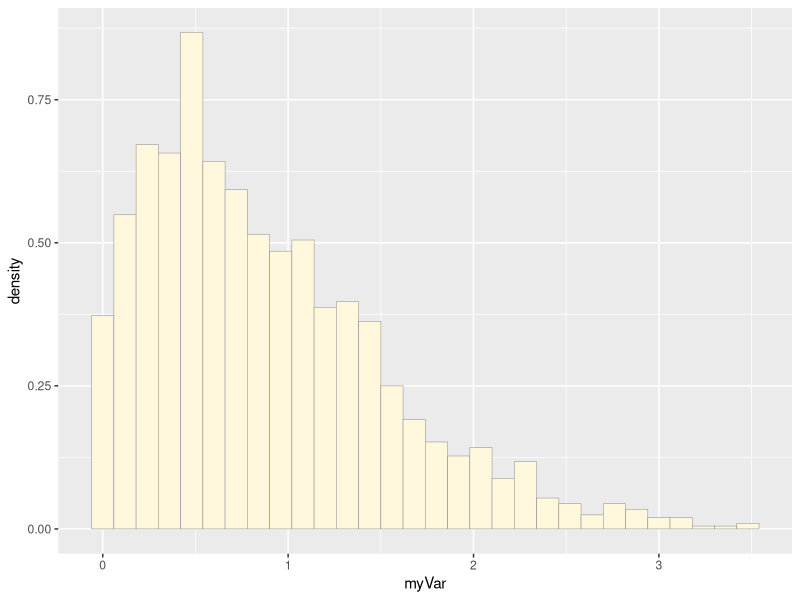
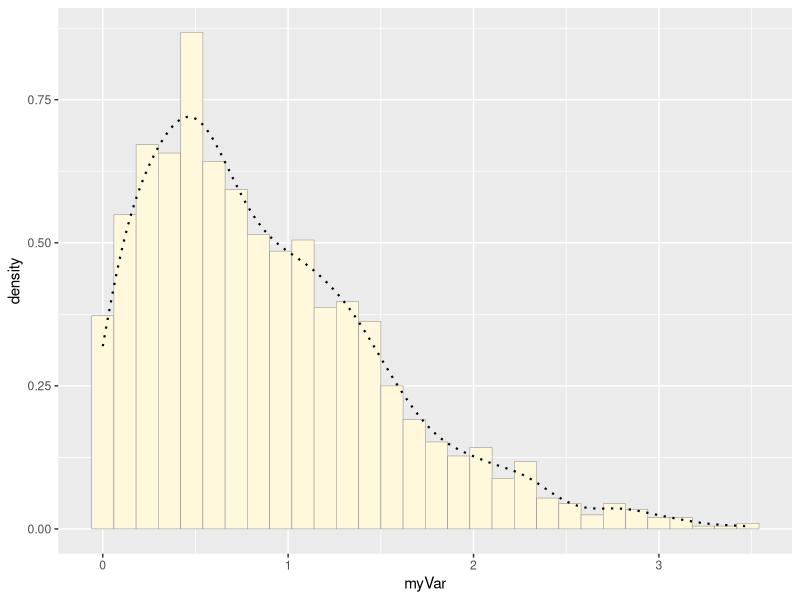
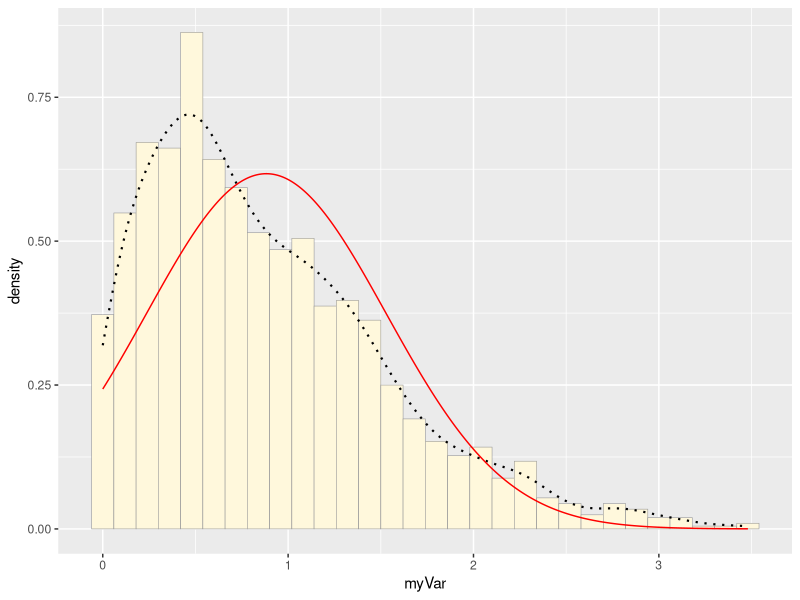
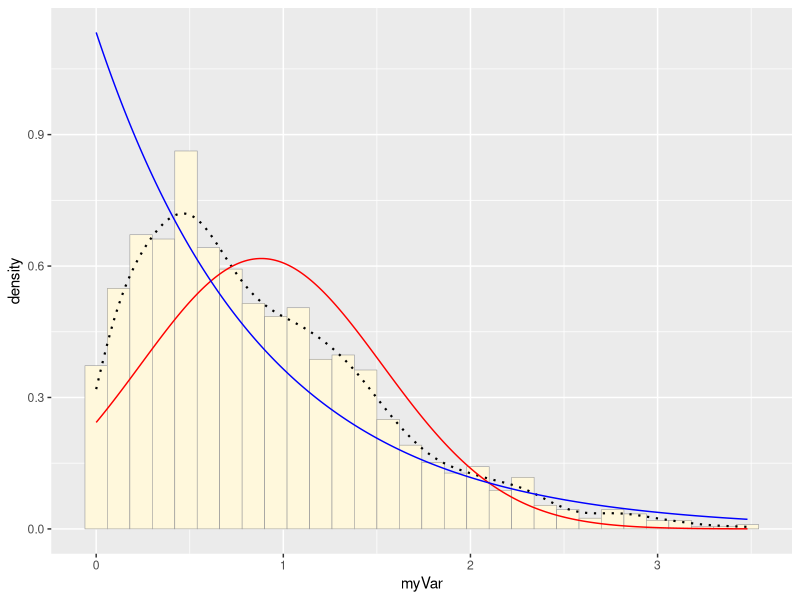
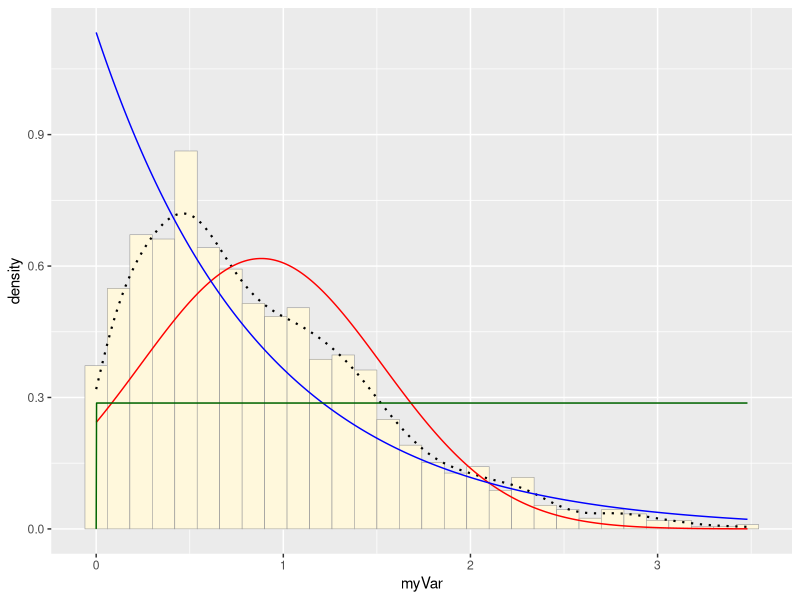
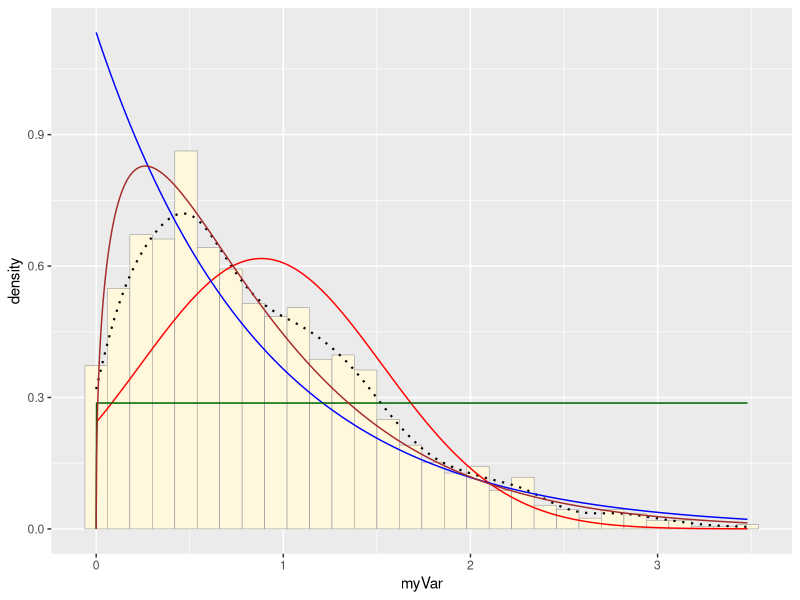
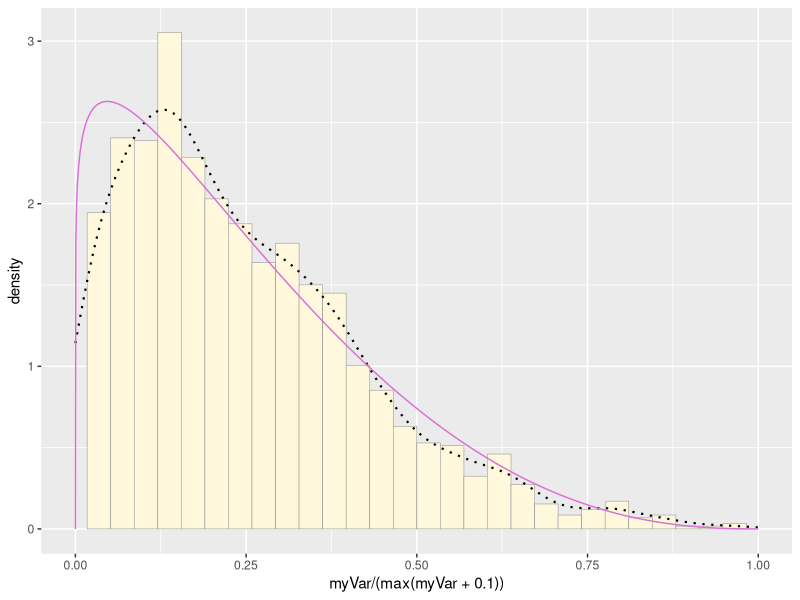
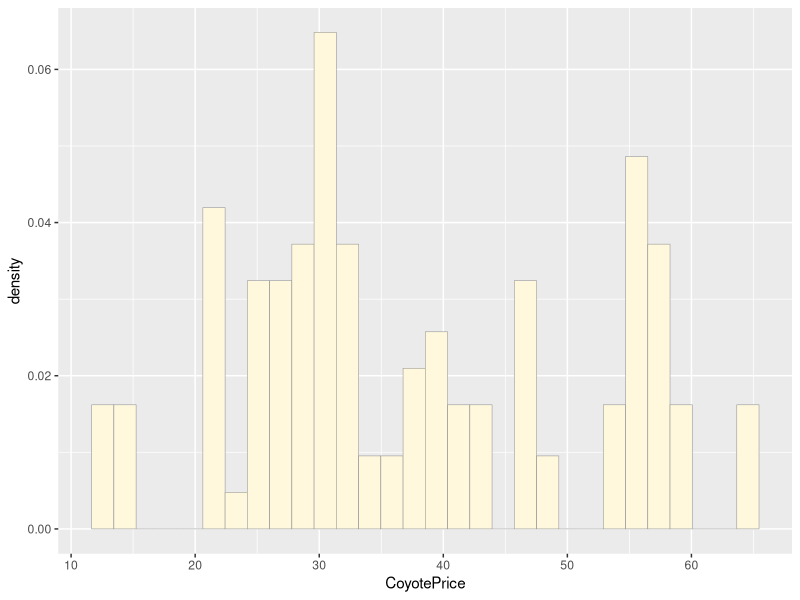

R code for these plots, in order:
## ---- chunk 1
knitr::opts_chunk$set(echo = TRUE)
## ---- chunk 2
library(ggplot2) # for graphics
library(MASS) # for maximum likelihood estimation

z <- rnorm(n=3000,mean=0.2)
z <- data.frame(1:3000,z)
names(z) <- list("ID","myVar")
z <- z[z$myVar>0,]
str(z)
summary(z$myVar)
## ---- chunk 3
p1 <- ggplot(data=z, aes(x=myVar, y=..density..)) +
  geom_histogram(color="grey60",fill="cornsilk",size=0.2) 
print(p1)
## ---- chunk 4
p1 <-  p1 +  geom_density(linetype="dotted",size=0.75)
print(p1)
## ---- chunk 5
normPars <- fitdistr(z$myVar,"normal")
print(normPars)
str(normPars)
normPars$estimate["mean"] # note structure of getting a named attribute
## ---- chunk 6
meanML <- normPars$estimate["mean"]
sdML <- normPars$estimate["sd"]

xval <- seq(0,max(z$myVar),len=length(z$myVar))

 stat <- stat_function(aes(x = xval, y = ..y..), fun = dnorm, colour="red", n = length(z$myVar), args = list(mean = meanML, sd = sdML))
 p1 + stat
 
## ---- chunk 7
expoPars <- fitdistr(z$myVar,"exponential")
rateML <- expoPars$estimate["rate"]

stat2 <- stat_function(aes(x = xval, y = ..y..), fun = dexp, colour="blue", n = length(z$myVar), args = list(rate=rateML))
 p1 + stat + stat2
## ---- chunk 8
stat3 <- stat_function(aes(x = xval, y = ..y..), fun = dunif, colour="darkgreen", n = length(z$myVar), args = list(min=min(z$myVar), max=max(z$myVar)))
 p1 + stat + stat2 + stat3
## ---- chunk 9
gammaPars <- fitdistr(z$myVar,"gamma")
shapeML <- gammaPars$estimate["shape"]
rateML <- gammaPars$estimate["rate"]

stat4 <- stat_function(aes(x = xval, y = ..y..), fun = dgamma, colour="brown", n = length(z$myVar), args = list(shape=shapeML, rate=rateML))
 p1 + stat + stat2 + stat3 + stat4
## ---- chunk 10
xval <- seq(0,max(z$myVar+0.1),len=length(z$myVar))
pSpecial <- ggplot(data=z, aes(x=myVar/(max(myVar + 0.1)), y=..density..)) +
  geom_histogram(color="grey60",fill="cornsilk",size=0.2) + 
  xlim(c(0,1)) +
  geom_density(size=0.75,linetype="dotted")

betaPars <- fitdistr(x=z$myVar/max(z$myVar + 0.1),start=list(shape1=1,shape2=2),"beta")
shape1ML <- betaPars$estimate["shape1"]
shape2ML <- betaPars$estimate["shape2"]

statSpecial <- stat_function(aes(x = xval, y = ..y..), fun = dbeta, colour="orchid", n = length(z$myVar), args = list(shape1=shape1ML,shape2=shape2ML))
pSpecial + statSpecial
## ---- chunk 11
library(ggplot2)
library(MASS)
new_data<- read.table(file='./Data_Homework_6/JAEDataArchiveNewsomeRipple.csv' , header=TRUE, sep=",", comment.char="#")
str(new_data)

## ---- chunk 12
p1 <- ggplot(data=new_data, aes(x=CoyotePrice, y=..density..)) +
  geom_histogram(color="grey60",fill="cornsilk",size=0.2) 
print(p1)
## ---- chunk 13
normPars <- fitdistr(new_data$CoyotePrice,"normal")
print(normPars)
str(normPars)
normPars$estimate["mean"] # note structure of getting a named attribute
## ---- chunk 14
meanML <- normPars$estimate["mean"]
sdML <- normPars$estimate["sd"]

xval <- seq(0,max(new_data$CoyotePrice),len=length(new_data$CoyotePrice))

 stat <- stat_function(aes(x = xval, y = ..y..), fun = dnorm, colour="red", n = length(new_data$CoyotePrice), args = list(mean = meanML, sd = sdML))
 p1 + stat
## ---- chunk 15
gammaPars <- fitdistr(new_data$CoyotePrice,"gamma")
shapeML <- gammaPars$estimate["shape"]
rateML <- gammaPars$estimate["rate"]

stat4 <- stat_function(aes(x = xval, y = ..y..), fun = dgamma, colour="brown", n = length(new_data$CoyotePrice), args = list(shape=shapeML, rate=rateML))
 p1+ stat4
## ---- chunk 16
s<-rnorm(n=4680,mean=37.5)
s <- data.frame(1:4680,s)
names(s) <- list("A","B")
s <- s[s$B>0,]
str(s)
summary(s$B)
## ---- chunk 17
p2 <- ggplot(data=s, aes(x=B, y=..density..)) +
  geom_histogram(color="grey60",fill="cornsilk",size=0.2) 
print(p2)
## ---- chunk 18
meanML <- normPars$estimate["mean"]
sdML <- normPars$estimate["sd"]

qval <- seq(0,max(s$B),len=length(s$B))


## ---- chunk 19
gammaPars <- fitdistr(s$B,"gamma")
shapeML <- gammaPars$estimate["shape"]
rateML <- gammaPars$estimate["rate"]

stat4 <- stat_function(aes(x = qval, y = ..y..), fun = dgamma, colour="brown", n = length(s$B), args = list(shape=shapeML, rate=rateML))
 p2  + stat4
